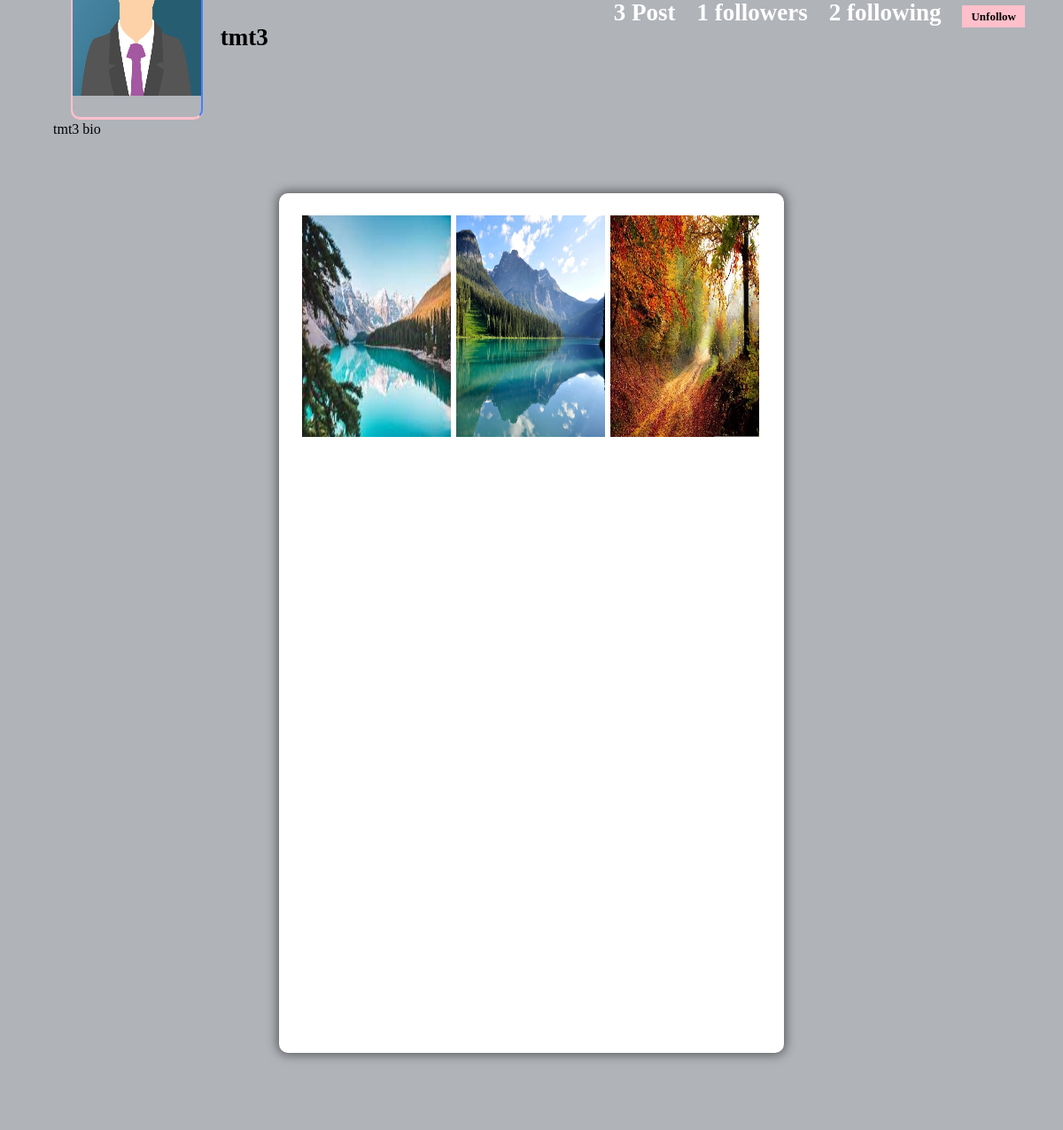
Screenshot of /profile/tmt3 (signed in) with the database file from the repository.
### core/models.py (models this page shows, shortened)
class Profile(models.Model):
    user = models.OneToOneField(User, on_delete=models.CASCADE)
    userId = models.IntegerField()
    bio = models.TextField(blank=True)
    profileimage = models.ImageField(
        upload_to="profile_images", default="defaultimg.jpg")
    location = models.CharField(max_length=100,  blank=True)

class Post(models.Model):
    id = models.UUIDField(primary_key=True, default=uuid.uuid4)
    auth = models.ForeignKey(User, on_delete=models.CASCADE, default=None)
    userName = models.CharField(max_length=100)
    image = models.ImageField(upload_to='post_images')
    caption = models.TextField()
    create_at = models.DateTimeField(default=datetime.now())
    no_of_likes = models.IntegerField(default=0)
    no_of_comments = models.IntegerField(default=0)

### core/views.py (the view)
# urls.py: path("profile/<str:pk>",  views.profile, name="profile/<str:pk>"),
@login_required(login_url='signin')
def profile(request, pk):
    user_object = User.objects.get(username=pk)
    user_profile = Profile.objects.get(user=user_object)
    user_posts = Post.objects.filter(userName=pk)
    user_posts_length = len(user_posts)
    follower = request.user.username
    if FollowersCount.objects.filter(follower=follower, userName=pk):
        button_text = 'Unfollow'
    else:
        button_text = 'Follow'
    followerCount = len(FollowersCount.objects.filter(userName=pk))
    followingCount = len(FollowersCount.objects.filter(follower=pk))
    context = {
        'user_object': user_object,
        'user_profile': user_profile,
        'user_posts': user_posts,
        'user_posts_length': user_posts_length,
        'button_text': button_text,
        'followerCount': followerCount,
        'followingCount': followingCount,
    }
    return render(request, "profile.html", context)

### templates/profile.html (shortened to what this page needs)
{% load static %}
<!DOCTYPE html>
<html lang="en">
  <head>
    <link rel="stylesheet" href="{% static 'css/main.min.css' %}" />
    <link rel="stylesheet" href="{% static 'css/style.css' %}" />
    <link rel="stylesheet" href="{% static 'css/color.css' %}" />
    <link rel="stylesheet" href="{% static 'css/responsive.css' %}" />
  </head>
  <body>
    <section>
      <div class="feature-photo">
        <figure>
        </figure>
        <form action="/follow" method="post">
          <div class="add-btn">
            <span style="color: white; font-size: 27px; margin-right: 520px"
              ><b
                ><u><a href="/">Home</a></u></b
              ></span
            >
            <span style="color: white; font-size: 27px"
              ><b>{{user_posts_length}} Post</b></span
            >
            <span style="color: white; font-size: 27px"><b>{{followerCount}} followers</b></span>
            <span style="color: white; font-size: 27px"
              ><b>{{followingCount}} following</b></span
            >
            {% if user_object.username == user.username %}
            <button><a href="/settings">Setting</a></button>
            {% else %}
            <button style="background-color: #ffc0cb; border: #ffc0cb">
              {{button_text}}
            </button>
            {% endif %}
          </div>
        </form>
        <div class="container-fluid">
          <div class="row merged">
            <div class="col-lg-2 col-sm-3">
              <div class="user-avatar">
                <figure>
                  <img
                    src="{{user_profile.profileimage.url}}"
                    style="height: 250px; width: 100%"
                    alt=""
                  />
                  <i class="fa fa-camera-retro"></i>
                </figure>
              </div>
            </div>
            <div class="col-lg-10 col-sm-9">
              <div class="timeline-info">
                <ul>
                  <li class="admin-name">
                    <h5
                      style="
                        color: black;
                        white-space: nowrap;
                        width: 110px;
                        font-size: 27px;
                      "
                    >
                      <b>{{user_profile.user.username}}</b
                      >
                    </h5>
                  </li>
                </ul>
              </div>
            </div>
          </div>
        </div>
      </div>
    </section>
    <section>
      <div class="bio">{{user_profile.bio}}</div>
    </section>
    <section>
      <div class="gap gray-bg">
        <div class="container-fluid">
          <div class="row">
            <div class="col-lg-12">
              <div class="row" id="page-contents">
                <div class="col-lg-3">
                  <aside class="sidebar static"></aside>
                </div>
                <div class="col-lg-6">
                  <div class="central-meta">
                    <ul class="photos">
                      {% for post in user_posts %}
                      <li>
                        <a
                          class="strip"
                          href="{{post.image.url}}"
                          title=""
                          data-strip-group="mygroup"
                          data-strip-group-options="loop: false"
                        >
                          <img
                            src="{{post.image.url}}"
                            style="height: 250px; width: 300px"
                            alt=""
                        /></a>
                      </li>
                      {% endfor %}
                    </ul>
                  </div>
                </div>
                <div class="col-lg-3">
                  <aside class="sidebar static"></aside>
                </div>
              </div>
            </div>
          </div>
        </div>
      </div>
    </section>
  </body>
</html>

### static/css/color.css (style rules this page uses)
#nprogress .bar, .timeline-info > ul li a::before, .add-btn > a, .activitiez > li::before, form button, .colla-apps > li a:hover, a.underline:before, .setting-row input:checked + label, .user-avatar:hover .edit-phto, .error-meta > a, .color-bg, .add-butn, .nav.nav-tabs.likes-btn > li a.active, a.dislike-btn, .drop > a:hover, .btn-view.btn-load-more:hover, .accordion .card h5 button[aria-expanded="true"], .chat-head, .f-page > figure em, .inbox-panel-head > ul > li > a, .nav-tabs--left .nav-link.active, .nav-tabs--left .nav-link.active:hover, footer .widget-title h4::before, #topcontrol, .sidebar .widget-title::before, .f-title::before, .g-post-classic > figure > i::after, .purify > a, .help-list > a:hover, .open-position::before, .info > a, .category-box:hover, .category-box.selected, a.main-btn, .section-heading::before, .getquot-baner, .more-branches > h4::before, .is-helpful > a, .cart-optionz > li > a:hover, .paginationz > li a:hover, .paginationz > li a.active, .shopping-cart, a.btn2:hover, .form-submit > input[type="submit"], button.submit-checkout, .delete-cart:hover, .proceed .button, .amount-area .update-cart, a.addnewforum, .apply-bttons > a { background: orange; }

### static/css/responsive.css (style rules this page uses)
@media screen and (max-width: 1281px) and (min-width: 1024px) { .photos > li { min-width: 32.2%; width: 32.2%; } }
@media screen and (max-width: 1281px) and (min-width: 1024px) { .timeline-info { line-height: 51px; } }
@media screen and (max-width: 1281px) and (min-width: 1024px) { .timeline-info .admin-name > h5 { font-size: 20px; } }
@media screen and (max-width: 1281px) and (min-width: 1024px) { .user-avatar { width: 80.2% } }

### rows the page displays
Profile: profileimage (picture), user.username "tmt3", bio "tmt3 bio"
Post: image (picture)
Post: image (picture)
Post: image (picture)

### other values shown
{{ user_posts_length }} "3"
{{ followerCount }} "1"
{{ followingCount }} "2"
{{ button_text }} "Unfollow"
